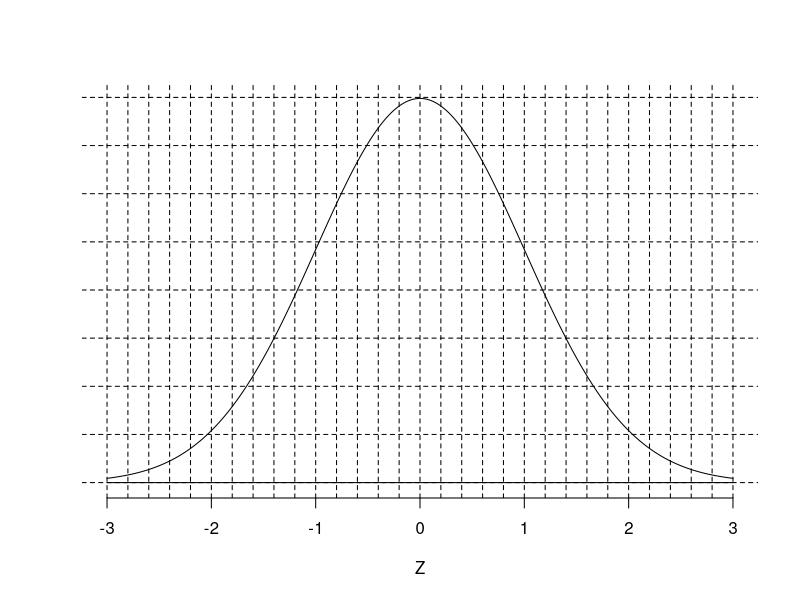
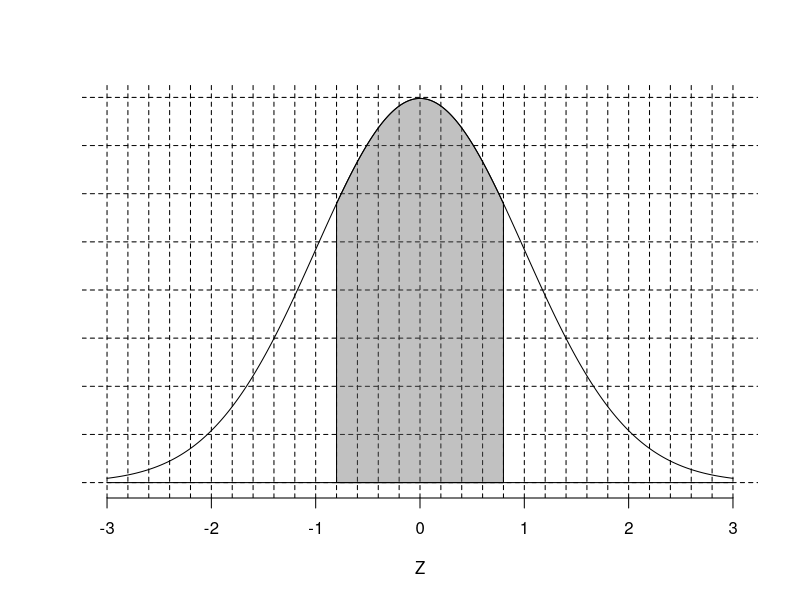

These charts were generated, in order, by the following R code:
## ---- chunk 1
zs = (-3*5):(3*5)/5
ys = 0:8*0.05
z = sample(1:(1.4*5)/5,1)
## ---- chunk 2
plot(0,0,type="n",ann=F,axes=F,xlim=c(-3,3),ylim=c(0,0.4))
abline(h = ys,lty=2)
abline(v=zs,lty=2)
lines((-300:300)/100,dnorm((-300:300)/100))
axis(1,at=(-3):(3))
mtext("Z",side=1,line = 3)
lines(c(-3,3),c(0,0))
## ---- chunk 3
plot(0,0,type="n",ann=F,axes=F,xlim=c(-3,3),ylim=c(0,0.4))
abline(h = ys,lty=2)
abline(v=zs,lty=2)
xs = (-300:300)/100
dn = dnorm(xs)
lines(xs,dn)
lines(c(-3,3),c(0,0))
polygon(c(xs[abs(xs)<=z],z,-z),c(dn[abs(xs)<=z],0,0),col = rgb(0.4,0.4,0.4,0.4))
axis(1,at=(-3):(3))
mtext("Z",side=1,line = 3)
